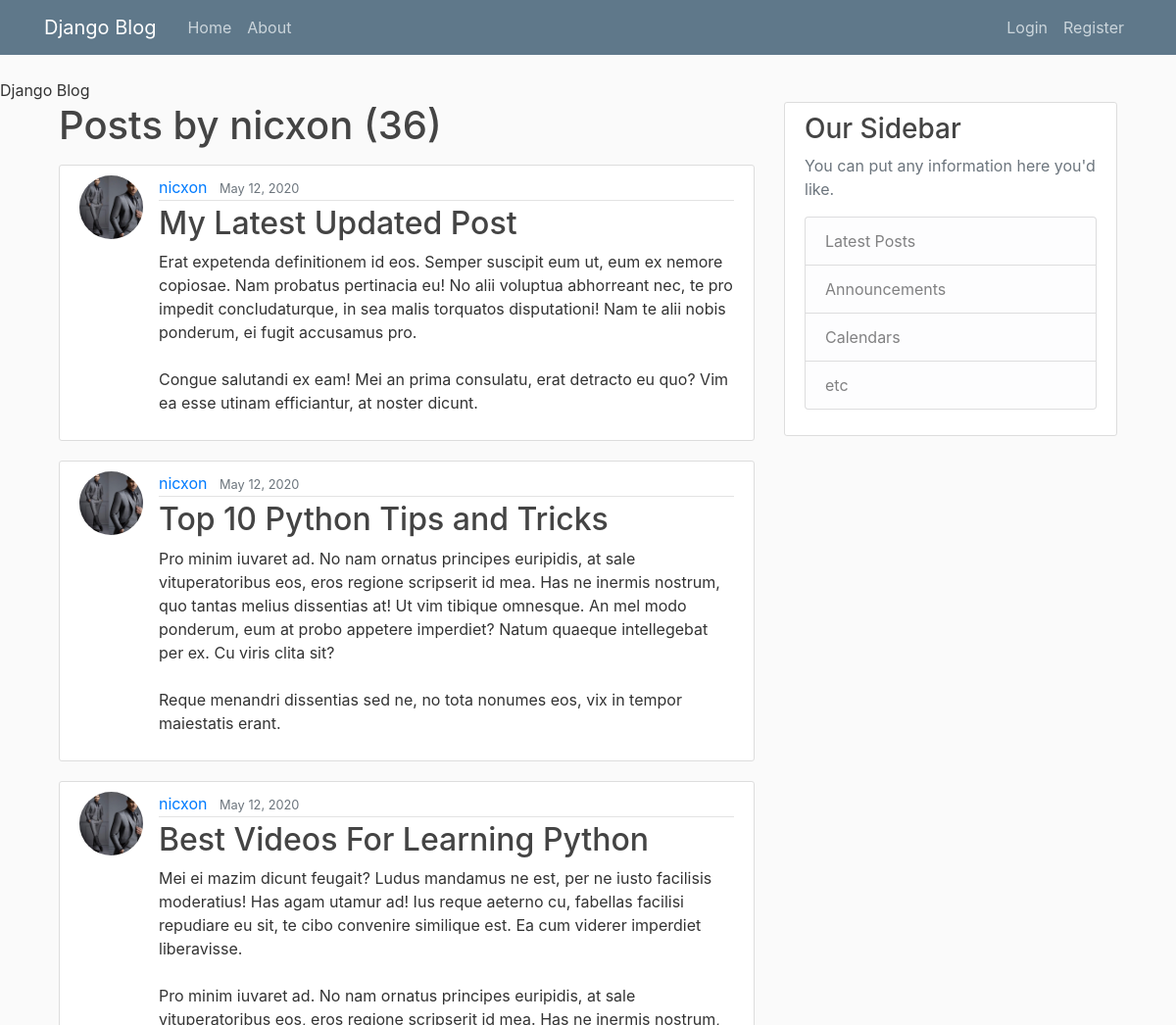
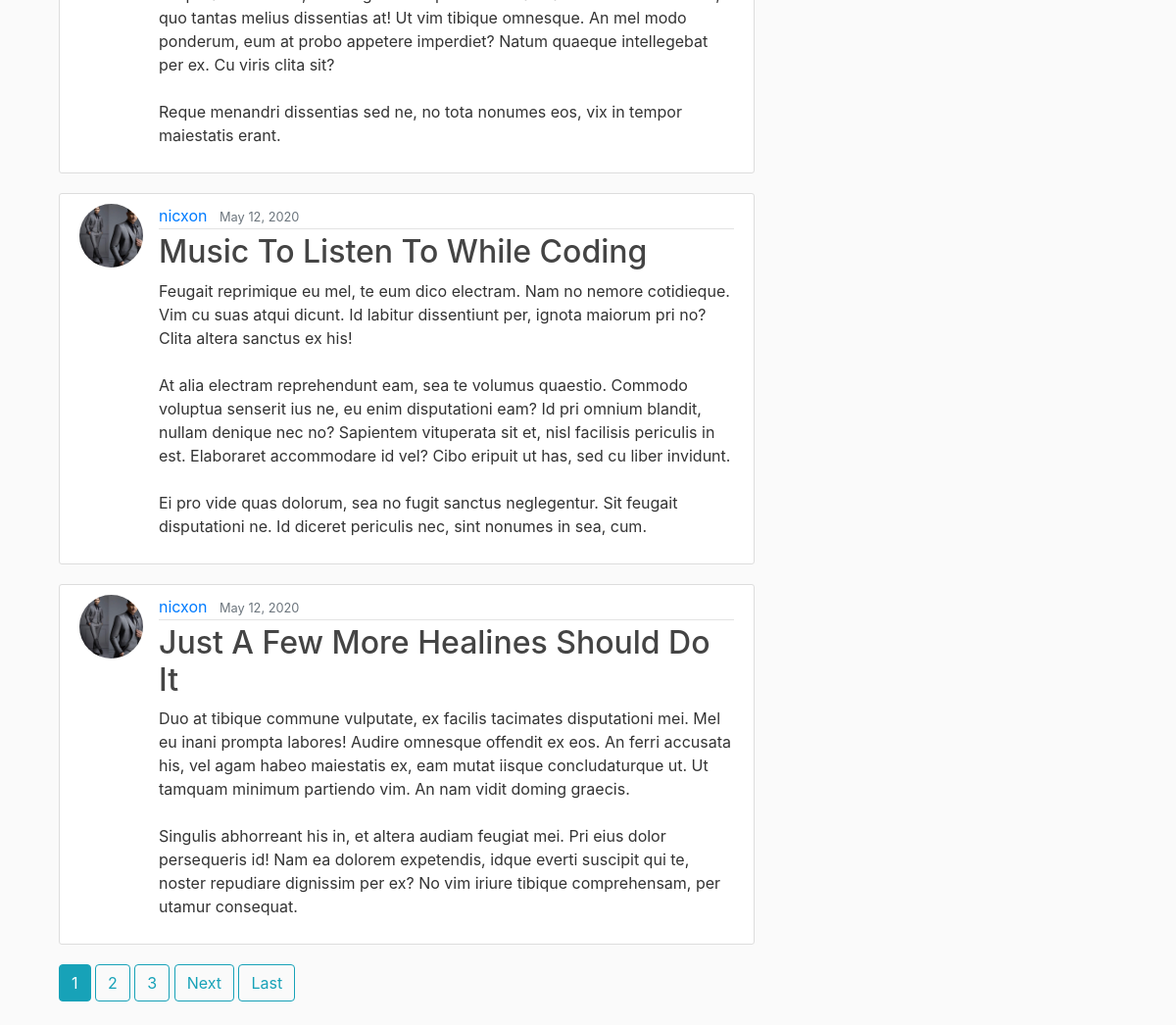
The app's page /user/nicxon with its own data (2 pictures, top to bottom).
### blog/models.py (models this page shows, shortened)
class Post(models.Model):
    title = models.CharField(max_length=100)
    content = models.TextField()
    date_posted = models.DateTimeField(default=timezone.now)
    author = models.ForeignKey(User, on_delete=models.CASCADE)

### users/models.py (models this page shows, shortened)
class Profile(models.Model):
    user = models.OneToOneField(User, on_delete=models.CASCADE)
    image = models.ImageField(default='default.jpg', upload_to='profile_pics')

### blog/views.py (the view)
# urls.py: path('user/<str:username>', UserPostListView.as_view(), name='user-posts'),
class UserPostListView(ListView):
    model = Post
    template_name = 'blog/user_posts.html'
    context_object_name = 'posts'
    paginate_by = 5
    def get_queryset(self):
        user = get_object_or_404(User, username=self.kwargs.get('username'))
        return Post.objects.filter(author=user).order_by('-date_posted')

### blog/templates/blog/user_posts.html (shortened to what this page needs)
{% extends 'blog/base.html' %}
{% block content %}
<h1 class="mb-3">Posts by {{view.kwargs.username}} ({{page_obj.paginator.count}})</h1>
{%for post in posts%}
<article class="media content-section">
<img class="rounded-circle article-img" src="{{ post.author.profile.image.url }}">
  <div class="media-body">
    <div class="article-metadata">
      <a class="mr-2" href="{% url 'user-posts' post.author.username %}">{{ post.author }}</a>
      <small class="text-muted">{{ post.date_posted |date:"F d, Y" }}</small>
    </div>
    <h2><a class="article-title" href="{% url 'post-detail' post.id %}">{{ post.title }}</a></h2>
    <p class="article-content">{{ post.content }}</p>
  </div>
</article>
{% endfor %}
{% if is_paginated %}
{% for num in page_obj.paginator.page_range  %}
{% if page_obj.number == num %}
<a class="btn btn-info mb-4" href="?page={{num}}">{{num}}</a>
{% elif num > page_obj.number|add:'-3' and  num < page_obj.number|add:'3'  %}
<a class="btn btn-outline-info mb-4" href="?page={{num}}">{{num}}</a>
{% endif %}
{% endfor %}
  {% if page_obj.has_next %}
<a class="btn btn-outline-info mb-4" href="?page={{page_obj.next_page_number}}">Next</a>
<a class="btn btn-outline-info mb-4" href="?page={{page_obj.paginator.num_pages}}">Last</a>
  {% endif %}
{% endif %}
{% endblock content %}

### blog/templates/blog/base.html (shortened to what this page needs)
{% load static %}
<html>
<head>
    <link rel="stylesheet" href="https://stackpath.bootstrapcdn.com/bootstrap/4.4.1/css/bootstrap.min.css">
<link rel="stylesheet" type="text/css" href="{% static 'blog/main.css'%}"
{% if title %}
<title>Django Blog -{{title}} </title>
{% else %}
<title>Django Blog</title>
{% endif %}
</head>
<body>
<header class="site-header">
  <nav class="navbar navbar-expand-md navbar-dark bg-steel fixed-top">
    <div class="container">
      <a class="navbar-brand mr-4" href="/">Django Blog</a>
      <div class="collapse navbar-collapse" id="navbarToggle">
        <div class="navbar-nav mr-auto">
          <a class="nav-item nav-link" href="{% url 'blog-home' %}">Home</a>
          <a class="nav-item nav-link" href=" {% url 'blog-about' %}">About</a>
        </div>
        <div class="navbar-nav">
        {% if user.is_authenticated %}
         <a class="nav-item nav-link" href="{% url 'post-create' %}">New Post</a>
         <a class="nav-item nav-link" href="{% url 'profile' %}">Profile</a>
          <a class="nav-item nav-link" href="{% url 'logout' %}">Logout</a>
        {% else %}
          <a class="nav-item nav-link" href="{% url 'login' %}">Login</a>
          <a class="nav-item nav-link" href="{% url 'register' %}">Register</a>
           {% endif %}
        </div>
      </div>
    </div>
  </nav>
</header>
<div class="container">
<main role="main" class="container">
  <div class="row">
    <div class="col-md-8">
      {% block content %}{% endblock %}
    </div>
    <div class="col-md-4">
      <div class="content-section">
        <h3>Our Sidebar</h3>
        <p class='text-muted'>You can put any information here you'd like.
          <ul class="list-group">
            <li class="list-group-item list-group-item-light">Latest Posts</li>
            <li class="list-group-item list-group-item-light">Announcements</li>
            <li class="list-group-item list-group-item-light">Calendars</li>
            <li class="list-group-item list-group-item-light">etc</li>
          </ul>
        </p>
      </div>
    </div>
  </div>
</main>
</div>
</body>
</html>

### blog/static/blog/main.css (style rules this page uses)
body { background: #fafafa; color: #333333; margin-top: 5rem; }
h1, h2, h3, h4, h5, h6 { color: #444444; }
ul { margin: 0; }
.bg-steel { background-color: #5f788a; }
.site-header .navbar-nav .nav-link { color: #cbd5db; }
.content-section { background: #ffffff; padding: 10px 20px; border: 1px solid #dddddd; border-radius: 3px; margin-bottom: 20px; }
.article-title { color: #444444; }
.article-content { white-space: pre-line; }
.article-img { height: 65px; width: 65px; margin-right: 16px; }
.article-metadata { padding-bottom: 1px; margin-bottom: 4px; border-bottom: 1px solid #e3e3e3 }

### records on screen
Post: author.profile.image (picture), author "nicxon", date_posted "May 12, 2020", title "My Latest Updated Post", content "Erat expetenda definitionem id eos. Semper suscipit eum ut, eum ex nemore copiosae. Nam probatus pertinacia eu! No alii voluptua abhorreant nec, te pro impedit concludaturque, in sea malis torquatos disputationi! Nam te alii nobis ponderum, ei fugit accusamus pro. Congue salutandi ex eam! Mei an prima consulatu, erat detracto eu quo? Vim ea esse utinam efficiantur, at noster dicunt."
Post: author.profile.image (picture), author "nicxon", date_posted "May 12, 2020", title "Top 10 Python Tips and Tricks", content "Pro minim iuvaret ad. No nam ornatus principes euripidis, at sale vituperatoribus eos, eros regione scripserit id mea. Has ne inermis nostrum, quo tantas melius dissentias at! Ut vim tibique omnesque. An mel modo ponderum, eum at probo appetere imperdiet? Natum quaeque intellegebat per ex. Cu viris clita sit? Reque menandri dissentias sed ne, no tota nonumes eos, vix in tempor maiestatis erant."
Post: author.profile.image (picture), author "nicxon", date_posted "May 12, 2020", title "Best Videos For Learning Python", content "Mei ei mazim dicunt feugait? Ludus mandamus ne est, per ne iusto facilisis moderatius! Has agam utamur ad! Ius reque aeterno cu, fabellas facilisi repudiare eu sit, te cibo convenire similique est. Ea cum viderer imperdiet liberavisse. Pro minim iuvaret ad. No nam ornatus principes euripidis, at sale vituperatoribus eos, eros regione scripserit id mea. Has ne inermis nostrum, quo tantas melius dissentias at! Ut vim tibique omnesque. An mel modo ponderum, eum at probo appetere imperdiet? Natum quaeque intellegebat per ex. Cu viris clita sit? Reque menandri dissentias sed ne, no tota nonumes eos, vix in tempor maiestatis erant."
Post: author.profile.image (picture), author "nicxon", date_posted "May 12, 2020", title "Music To Listen To While Coding", content "Feugait reprimique eu mel, te eum dico electram. Nam no nemore cotidieque. Vim cu suas atqui dicunt. Id labitur dissentiunt per, ignota maiorum pri no? Clita altera sanctus ex his! At alia electram reprehendunt eam, sea te volumus quaestio. Commodo voluptua senserit ius ne, eu enim disputationi eam? Id pri omnium blandit, nullam denique nec no? Sapientem vituperata sit et, nisl facilisis periculis in est. Elaboraret accommodare id vel? Cibo eripuit ut has, sed cu liber invidunt. Ei pro vide quas dolorum, sea no fugit sanctus neglegentur. Sit feugait disputationi ne. Id diceret periculis nec, sint nonumes in sea, cum."
Post: author.profile.image (picture), author "nicxon", date_posted "May 12, 2020", title "Just A Few More Healines Should Do It", content "Duo at tibique commune vulputate, ex facilis tacimates disputationi mei. Mel eu inani prompta labores! Audire omnesque offendit ex eos. An ferri accusata his, vel agam habeo maiestatis ex, eam mutat iisque concludaturque ut. Ut tamquam minimum partiendo vim. An nam vidit doming graecis. Singulis abhorreant his in, et altera audiam feugiat mei. Pri eius dolor persequeris id! Nam ea dolorem expetendis, idque everti suscipit qui te, noster repudiare dignissim per ex? No vim iriure tibique comprehensam, per utamur consequat."

### other values on screen
{{ view.kwargs.username }} "nicxon"
{{ page_obj.paginator.count }} "36"
{{ num }} "1"
{{ num }} "2" "3"
